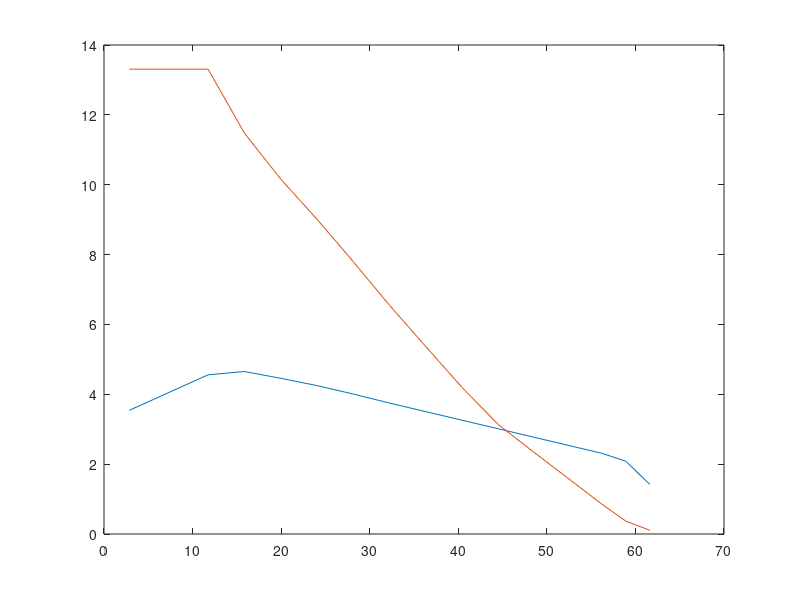

Write MATLAB code to recreate this figure.
%{
% ENME 337, Final Project 
% Due Dec 3, 2018 WOOOOOO WOOOOO #2
%}
close all; clear; clc;
% Due Dec 3, 2018 WOOOOOO WOOOOO #2
% given city: calgary, hub height: 85m, air foil: DU40
clc;clear;close all;

%preliminary data
HH=85; %Hub height given in metres 
Pop=1237656; %from wikipedia page for 2016
cvn=1000/3600; %conversion factor to multiply by to convert from km/h to m/s
 %WIND SPEED DATA
% hourly wind speed data from gvmt of canada website for yyc airport 2017 @15m
%imported from master excel wind data workbook 
%all entries in km/h so multiply by conversion factor to get all elements in m/s
%done in 12 vectors bc dimensions would not work for a matrix as some months are longer than others 
JanWS=cvn*[23	21	28	28	23	20	23	15	21	30	34	30	28	20	17	16	10	9	22	13	8	2	7	7	4	9	2	9	3	0	5	2	7	0	3	2	2	3	2	4	5	5	4	1	4	8	7	9	1	3	11	10	9	10	11	11	7	3	5	2	1	5	1	9	7	7	4	4	9	5	12	9	5	8	19	22	21	21	22	14	21	19	17	21	29	27	21	21	20	10	13	3	6	8	6	10	11	8	9	12	8	8	6	6	6	8	10	6	9	10	15	13	14	13	15	12	17	18	15	7	12	10	11	14	9	8	14	16	14	18	16	16	13	14	16	15	11	10	8	15	17	19	18	13	17	13	8	7	15	22	27	25	13	19	22	27	27	21	21	16	21	26	24	17	17	11	14	16	18	12	14	12	14	15	8	7	7	5	8	17	17	15	22	16	20	20	17	18	13	13	12	9	12	9	9	7	7	13	14	15	11	10	18	21	19	26	25	21	16	11	18	18	11	21	15	13	9	7	7	9	10	12	8	11	12	10	7	3	20	16	24	32	27	18	15	4	10	4	18	17	17	8	11	6	12	7	9	13	18	19	13	7	0	13	12	6	6	15	17	21	20	29	33	7	15	11	12	17	14	17	15	15	15	11	10	9	11	11	11	11	12	11	16	4	33	33	29	28	28	30	26	27	26	5	5	13	9	4	7	6	5	13	9	13	11	10	10	10	15	11	9	6	6	2	4	11	10	14	4	14	5	3	10	2	12	13	16	7	11	4	3	10	8	34	29	35	27	16	14	14	28	30	27	27	3	39	35	31	26	28	35	30	27	14	22	23	19	17	22	5	11	21	4	7	10	14	15	9	7	5	7	14	13	9	17	11	11	8	14	7	13	6	10	11	6	7	7	3	9	24	16	28	20	17	15	7	20	17	3	10	13	16	7	8	1	4	7	8	0	13	3	4	6	4	9	3	11	4	2	17	1	8	10	13	19	9	7	10	7	11	7	18	9	14	6	1	10	12	12	5	1	2	4	7	11	19	15	23	18	16	15	14	5	14	8	5	4	1	4	4	6	2	10	3	8	8	4	7	8	9	7	5	5	10	3	3	5	4	12	6	5	5	0	2	3	1	3	3	1	1	6	1	14	9	10	12	13	16	13	13	12	13	11	16	14	13	11	14	10	7	7	8	3	1	5	5	4	5	9	11	12	10	10	8	9	4	7	6	1	3	5	8	6	7	8	8	9	8	9	4	7	5	7	9	6	7	7	6	5	3	6	8	7	1	2	6	6	4	1	11	10	12	9	10	9	7	1	13	15	10	12	1	6	8	9	3	4	1	0	5	4	4	1	8	5	6	8	2	1	7	9	4	9	6	4	3	2	11	8	5	2	6	4	4	9	8	4	9	13	6	11	9	17	16	16	20	7	4	3	1	5	6	3	7	9	2	4	1	4	7	8	2	1	6	9	8	7	8	16	36	36	34	37	35	40	30	37	37	30	34	34	42	39	40	36	37	30	31	28	30	20	27	27	27	28	21	14	18	19	14	19	15	23	17	11	16	11	20	15	11	25	6	14	10	3	25	27	27	27	24	44	30	15	18	26	28	37	29	22	14	26	25	19	13	6	22	16	16	21	31	28	24	21	16	24	18	20	15	22	21	25	20	17	18	14	16	10	12	12	24	26	34	28	36	31	27	25	21	13	11	5	7	9	9];
FebWS=cvn*[7	14	8	17	26	20	22	13	17	12	19	22	24	22	23	23	21	16	14	4	7	4	3	2	4	5	4	1	4	5	4	4	7	3	4	5	12	7	4	4	13	13	12	10	14	9	7	2	5	9	6	5	12	18	14	13	12	19	18	22	19	19	22	25	23	22	23	19	17	17	14	13	9	9	13	16	10	14	19	11	14	12	14	9	8	8	11	11	10	9	7	4	7	7	7	5	4	8	8	6	5	7	7	7	9	10	9	8	11	11	15	15	17	13	20	20	18	16	16	15	14	13	12	12	11	13	9	10	9	9	10	13	14	13	11	9	13	13	14	13	12	10	10	10	11	10	11	8	4	2	4	3	3	6	1	9	7	7	8	10	9	5	5	5	3	3	9	2	4	4	4	3	5	4	7	4	9	8	14	10	12	10	16	16	19	22	17	18	15	13	10	10	3	5	8	1	5	2	2	2	8	8	6	9	9	9	12	10	7	6	15	7	8	13	15	16	22	25	16	13	6	2	8	7	7	10	23	17	13	13	19	25	17	9	11	7	5	10	13	13	9	9	13	6	45	33	23	12	17	7	16	19	20	25	33	34	33	25	22	27	30	25	16	14	14	15	8	33	33	29	32	28	39	38	28	24	12	43	15	41	40	33	32	32	39	43	41	35	31	32	32	31	35	34	27	21	16	21	23	22	18	9	11	7	11	9	10	9	3	20	6	10	5	2	3	4	7	3	3	3	4	3	3	7	5	7	9	10	14	10	8	7	5	5	5	3	4	3	3	3	3	2	3	6	7	7	5	5	6	5	9	30	18	23	19	10	14	16	3	9	7	8	2	4	3	3	6	16	14	18	8	15	12	18	7	2	13	18	29	44	18	7	8	8	12	5	9	23	27	11	10	6	13	21	23	27	25	25	20	13	15	7	8	7	8	10	7	8	8	3	7	6	4	4	4	3	10	10	7	7	13	20	10	11	11	14	10	11	18	14	16	8	10	8	8	8	3	3	8	7	8	5	4	14	14	11	4	10	13	9	7	7	9	1	4	11	5	8	7	7	9	6	8	7	2	6	10	8	9	6	3	12	8	4	5	10	8	11	9	11	10	7	7	10	0	17	10	14	8	7	3	3	6	5	4	5	13	8	9	9	9	6	7	2	7	5	14	30	30	27	22	17	19	21	15	17	15	10	15	21	16	16	7	3	8	2	4	4	4	9	4	7	8	3	3	5	2	4	9	14	16	16	19	19	21	21	19	19	17	10	7	4	8	7	10	8	8	4	8	13	12	16	20	20	24	23	21	22	19	11	6	15	12	10	10	10	12	10	10	16	11	9	7	6	14	13	10	12	7	8	9	10	10	16	15	15	17	15	21	19	21	33	19	13	19	28	16	16	9	13	14	28	30	32	19	15	17	13	11	7	8	15	15	12	8	12	11	11	13	12	13	12	10	8	4	12	13	12	7	7	8	7	7	6	5	3	4	3	4	7	8	5	8	4	5	2	3	8	9	12	11	10	8	5	8	12	21	14	13	19	10	11];
MarWS=cvn*[9	14	8	5	3	3	9	9	7	18	18	26	17	18	31	27	20	19	15	12	4	7	6	4	8	12	17	14	11	10	6	9	10	11	9	12	13	15	16	14	15	9	3	7	5	6	8	10	10	3	2	7	8	14	3	12	10	13	15	17	12	14	18	28	26	39	23	9	17	7	27	23	19	16	9	6	4	10	10	11	20	27	24	29	27	32	29	24	25	16	16	16	12	11	11	15	15	13	9	8	5	3	9	8	8	7	8	8	7	9	5	14	13	13	12	14	10	13	5	7	14	5	2	4	7	5	7	11	9	11	11	12	14	13	15	14	11	15	12	14	11	7	13	9	6	4	5	13	12	13	13	12	17	19	19	20	19	14	12	3	8	12	13	14	11	8	12	9	14	12	11	14	15	12	8	10	14	17	16	19	18	14	23	20	22	20	19	19	15	13	13	11	7	9	11	9	9	5	5	4	5	8	8	8	14	14	12	15	15	21	16	19	23	22	18	22	17	18	12	22	18	16	12	16	17	19	14	15	15	15	13	13	12	14	12	10	10	8	5	4	8	9	9	7	8	14	11	12	10	13	16	15	13	18	16	17	18	16	13	11	11	8	9	3	8	8	10	10	9	8	4	7	6	2	9	5	9	17	16	17	22	25	23	21	26	23	18	28	23	19	23	19	18	16	10	8	15	13	2	8	7	5	19	19	8	22	17	3	2	7	16	5	6	7	3	1	2	3	3	9	2	3	11	19	26	23	28	24	18	16	5	7	8	8	9	7	4	3	5	8	5	8	6	9	3	2	7	13	12	14	31	34	34	27	17	17	14	11	10	12	14	15	16	13	16	13	16	13	13	2	10	12	13	9	9	20	29	30	20	13	16	16	10	5	3	7	9	7	11	8	10	12	8	12	13	12	16	17	18	26	23	26	17	22	23	17	11	9	9	7	10	7	4	3	1	15	15	16	23	28	25	28	30	23	28	31	34	36	23	36	18	17	29	24	23	21	24	12	8	7	6	11	10	15	22	32	38	33	34	27	25	21	14	11	8	11	16	16	19	8	16	15	14	12	16	17	9	6	9	18	17	21	22	19	23	21	17	21	24	19	23	29	20	27	28	31	31	28	32	32	38	35	36	36	38	32	35	21	19	15	14	14	11	10	7	5	9	16	16	9	11	9	6	6	8	20	27	10	29	17	26	25	22	14	13	14	13	5	9	12	11	15	9	14	13	8	10	20	15	34	31	29	22	23	15	17	18	11	5	7	2	4	5	2	8	6	5	6	12	14	14	15	15	21	31	29	27	28	23	21	14	8	10	10	24	27	19	27	25	26	25	22	4	6	15	14	12	14	12	15	17	16	23	17	18	22	23	19	17	24	26	23	23	23	19	9	7	5	2	3	3	9	7	16	13	18	23	24	25	22	14	3	5	9	8	4	5	10	13	8	14	9	3	3	2	3	5	15	6	10	15	11	3	12	5	7	4	5	5	3	5	7	4	10	3	7	6	8	16	19	13	10	8	18	13	23	25	22	20	31	26	17	13	5	3	2	4	7	7	5	6	7	5	8	18	19	25	23	16	17	14	16	7	3	7	6	5	4	2	6	6	2	6	10	12	19	23	25	23	27	26	27	30	28	36	27	18	14	18	19	8	7	8	2	7	6	5	9	12	12	22	27	30	26	24	15	16	20	18	20	16	24	22	7];
AprWS=cvn*[7	10	2	10	4	3	5	1	5	0	12	14	34	40	26	31	44	35	28	23	12	1	3	8	5	9	8	10	9	6	8	7	15	7	4	14	14	8	5	6	3	7	21	12	8	8	11	8	18	17	19	15	18	16	12	19	28	34	30	32	27	25	28	19	8	14	9	9	7	3	3	5	2	4	1	3	1	5	1	7	6	3	2	11	12	14	11	9	9	23	25	18	15	16	7	6	3	9	8	9	9	10	4	3	9	15	15	17	18	16	10	7	5	18	9	11	10	9	4	7	12	9	6	14	10	10	11	9	8	21	16	11	16	25	31	27	32	28	37	31	20	19	8	15	12	2	8	8	3	5	13	3	13	10	10	9	5	1	4	5	10	9	9	9	10	10	9	10	13	8	15	17	18	18	24	23	24	23	24	21	16	27	20	22	11	20	24	21	12	3	4	10	8	5	4	3	4	9	3	2	8	7	9	12	16	19	17	27	17	21	15	17	18	13	14	9	13	10	7	8	8	11	9	14	9	12	12	3	5	9	8	10	15	16	21	23	18	27	28	27	26	20	18	17	14	16	7	12	18	17	17	12	14	17	8	8	28	13	10	6	5	16	7	7	13	10	9	8	8	6	7	6	6	10	12	14	12	16	22	16	22	13	16	13	5	9	3	7	7	10	15	10	12	11	6	9	10	10	10	11	11	13	15	13	8	13	13	16	18	15	17	19	19	17	17	22	17	10	11	18	25	29	34	35	30	20	9	12	19	20	27	18	10	7	4	9	7	2	5	1	5	5	2	13	11	18	24	23	25	24	28	23	26	23	17	9	8	21	17	20	17	13	22	17	11	7	7	6	9	7	9	11	12	17	19	18	16	27	25	25	20	32	30	25	25	20	17	16	12	15	13	13	17	9	10	13	14	17	11	8	13	7	17	20	13	8	14	13	10	11	8	8	10	4	9	8	7	16	9	2	6	1	8	21	19	25	14	18	21	24	18	15	13	14	14	7	10	13	9	4	7	8	8	10	13	15	20	14	14	29	23	24	23	20	15	8	1	8	1	8	8	4	7	3	2	9	9	10	8	14	9	7	10	9	8	11	18	25	32	22	22	17	16	20	19	20	17	23	30	34	24	19	15	12	14	3	7	5	3	17	19	20	18	16	13	13	13	14	13	14	3	4	11	8	13	22	14	16	19	26	23	19	15	19	29	16	15	23	23	19	16	13	10	11	10	8	3	4	1	3	6	5	6	22	24	16	25	7	12	16	14	16	15	13	9	8	9	9	14	10	12	12	9	8	10	11	14	15	17	19	22	23	23	21	16	17	27	24	22	21	24	22	13	22	19	20	21	19	18	18	21	18	13	16	13	13	8	8	7	3	6	9	8	10	8	8	7	9	11	12	14	14	16	14	17	14	14	13	18	14	14	15	12	11	13	14	13	13	14	9	7	9	4	3	10	9	10	12	20	19	19	11	12	18	13	10	16	10	13	5	5	8	5	4	3	7	15	14	10	17	11	17	13	12	9	11	16	10	10	8	7	8	10	5	6	3	1	3	7	6	9	5	11	10	7	20	14	22	16	17	22	17	11	8	11	9	6	9	4	8	9	8	12	12	19	19	21	9	21	24	28	36	20	20	16	6	19	10	13	12];
MayWS=cvn*[15	13	8	16	18	18	14	17	23	20	10	9	4	7	13	10	3	13	17	13	14	19	13	14	6	4	9	12	17	14	15	17	16	22	22	32	30	32	22	17	22	7	3	4	5	12	10	9	1	3	4	5	9	6	7	7	7	7	21	27	17	12	3	19	28	9	21	14	15	22	10	30	24	11	13	9	4	13	10	8	12	22	19	14	12	7	15	10	21	14	16	9	4	4	4	3	5	11	7	7	2	15	7	7	5	8	11	6	7	18	28	29	22	23	22	11	18	22	12	9	7	4	1	10	3	3	2	14	9	3	5	3	19	20	22	20	14	20	8	21	18	30	34	37	28	36	37	35	28	26	28	24	22	20	19	5	7	6	6	8	8	1	7	14	13	16	0	10	10	13	26	14	5	3	5	6	23	21	16	7	10	15	13	6	7	11	17	19	16	6	9	7	11	14	17	19	23	26	30	21	29	21	19	11	2	10	8	7	7	10	10	21	13	12	9	9	9	4	7	4	8	6	3	7	1	7	5	5	1	10	11	8	7	5	16	10	8	5	8	9	6	2	5	1	2	2	6	3	2	3	11	9	14	8	5	14	19	17	34	29	21	19	7	9	14	1	7	24	7	5	11	10	6	10	3	20	24	26	27	20	30	19	16	13	14	9	19	17	9	12	8	6	8	10	22	31	34	27	23	17	13	21	11	37	32	19	8	25	11	28	7	4	7	3	8	9	6	7	6	4	8	11	13	7	8	23	11	14	15	15	12	10	7	12	3	4	0	12	4	3	15	5	15	13	12	16	3	11	5	5	13	22	35	18	8	10	7	32	36	16	6	5	8	11	14	10	13	15	12	9	12	9	15	10	18	14	10	31	29	30	30	34	33	28	30	23	28	30	23	27	29	25	23	22	22	16	18	11	10	10	6	2	5	11	11	12	13	12	14	14	12	13	10	11	11	22	18	13	14	10	5	26	10	13	11	6	22	14	14	7	8	7	2	2	4	5	0	13	7	4	4	18	14	14	10	8	12	16	14	7	11	34	25	14	17	23	6	5	19	10	5	2	5	3	16	18	18	18	15	15	9	14	18	11	12	10	12	10	8	3	6	4	4	5	4	4	2	7	34	28	27	25	30	20	28	29	14	14	26	16	12	14	4	4	7	2	8	6	7	17	18	10	9	5	11	10	6	7	4	13	17	5	19	25	19	15	15	20	15	14	8	7	7	2	4	9	10	13	9	20	18	16	26	15	14	17	23	15	17	21	16	19	28	0	8	27	28	24	32	30	24	12	8	20	41	54	42	39	41	62	54	57	39	39	45	54	46	39	44	37	39	37	34	40	50	36	35	40	34	38	45	33	35	18	28	30	19	17	17	13	11	1	8	4	8	4	4	10	18	17	9	13	16	13	19	20	23	21	20	11	5	6	7	4	14	21	21	15	17	5	9	22	20	24	22	28	21	21	23	11	4	34	32	10	8	8	16	18	7	10	8	7	15	12	10	8	1	3	1	5	3	12	5	8	5	10	10	13	14	14	11	14	12	12	11	10	12	7	9	9	15	22	22	23	18	21	22	10	12	21	16	17	21	23	24	14	21	16	18	16	12	8	11	8	10	16	21	24	21	19	27	23	23	20	20	22	16	14	16	15	9	15	8	11	10	11	11	13	13	17	22	24	18	28	18	21	12	20	21	27	28	29	10	10];
JuneWS=cvn*[2	11	10	2	5	18	14	21	16	7	8	17	7	8	19	18	9	6	14	16	14	13	13	26	29	28	19	12	10	24	24	10	17	23	25	26	40	31	34	39	31	43	35	27	30	24	27	18	15	5	5	7	5	7	4	11	20	21	24	21	17	16	14	17	11	13	19	22	14	10	9	3	10	7	4	5	7	20	22	22	23	17	12	10	12	6	12	15	18	19	22	8	24	46	27	25	0	16	16	14	16	32	31	25	28	35	31	26	25	26	8	10	6	3	5	9	13	8	10	10	5	6	7	6	8	7	7	8	8	19	28	31	36	39	40	38	41	32	29	35	25	18	20	17	16	14	11	10	8	4	4	4	3	7	8	17	16	16	15	18	23	23	28	24	23	22	18	19	14	13	13	16	12	8	10	15	17	16	11	21	18	26	14	22	25	27	20	16	17	13	13	9	17	10	5	10	4	6	8	8	14	20	24	23	23	20	27	31	20	21	26	23	25	10	11	2	2	8	3	6	9	9	8	12	17	24	35	32	37	33	44	37	34	28	29	23	19	9	6	10	14	13	18	26	26	28	19	25	21	24	24	11	9	10	17	16	18	20	19	17	15	5	10	9	8	7	5	8	8	12	10	1	4	7	10	24	29	36	30	26	23	26	32	26	20	15	0	4	0	4	9	11	7	10	22	32	30	34	38	31	34	38	34	36	33	15	18	20	25	26	24	16	14	13	14	14	14	13	17	16	22	22	21	21	23	26	19	14	9	5	10	5	4	8	7	11	19	5	6	9	3	2	1	3	13	10	7	12	10	10	12	8	8	16	14	4	20	10	12	8	7	9	18	31	20	16	23	24	24	23	25	19	14	14	30	12	3	15	28	27	18	26	27	19	19	20	8	9	11	16	16	10	21	16	18	8	8	8	15	9	13	20	24	18	15	21	4	7	12	10	9	8	6	7	9	5	16	21	19	12	19	13	18	17	24	32	23	30	27	26	25	26	26	19	26	26	15	8	5	9	5	13	19	17	21	25	18	21	25	27	19	23	17	17	12	11	14	9	10	1	6	6	5	10	12	23	21	12	9	9	3	6	12	18	36	23	44	31	31	19	24	12	4	5	3	6	4	1	6	13	18	28	27	33	33	39	38	39	22	19	13	14	10	11	19	22	25	22	22	18	28	19	30	35	39	39	42	35	29	38	35	30	27	25	21	13	7	3	10	14	16	14	10	18	8	4	18	13	23	13	18	18	13	6	28	10	4	21	16	8	13	8	8	10	7	9	4	8	8	9	4	12	18	11	14	3	9	9	12	9	17	15	16	14	14	14	10	11	8	6	5	8	9	7	12	16	28	30	28	30	23	24	25	30	31	28	28	26	22	21	22	16	14	13	10	8	8	8	9	12	13	11	12	14	17	16	9	10	17	29	28	32	16	8	12	7	32	31	30	27	23	23	20	8	5	0	18	16	11	21	18	27	20	19	10	5	7	21	10	7	5	9	8	9	9	14	22	9	39	34	26	21	39	45	23	39	30	28	22	11	10	19	13	18	18	14	15	15	18	15	16	16	14	13	10	9	7	9	9	3	10	14	21	12	11	8	14	13	10	9	4	4	2	2	8	11	7	12	19	7	4	13	11	8	17	17	16	14	12	9];
JulyWS=cvn*[2	3	10	8	10	1	8	9	14	14	18	23	14	21	26	19	32	32	33	21	25	9	19	10	12	20	10	8	10	4	5	8	4	4	3	3	9	3	13	15	18	27	27	28	24	21	17	7	9	11	10	4	13	5	23	28	27	26	25	15	24	18	16	12	22	19	19	16	13	27	25	17	9	7	8	4	3	2	5	14	28	23	28	26	23	21	26	20	17	30	26	23	16	4	9	5	2	7	15	7	26	31	31	24	22	10	7	10	13	10	16	17	20	24	24	22	17	17	15	7	3	7	7	8	13	9	7	3	3	5	6	9	11	14	19	13	15	19	16	15	12	13	5	8	7	4	4	3	5	3	2	5	7	5	11	22	24	21	27	27	25	19	21	17	21	14	2	2	6	17	17	17	18	12	13	22	28	27	21	19	15	14	18	17	18	20	18	17	17	17	16	13	12	10	6	5	3	1	1	5	7	13	16	22	20	19	13	16	17	20	25	21	18	15	18	13	8	4	4	15	19	15	25	25	23	10	22	18	13	15	17	16	7	13	12	10	27	15	4	10	14	7	10	10	12	18	15	17	15	20	21	25	22	24	25	24	18	19	9	14	10	10	6	6	5	6	7	1	2	1	7	12	14	14	17	22	25	21	22	30	27	28	13	19	16	21	15	9	6	7	10	4	3	10	5	3	11	6	8	8	5	13	17	18	7	11	10	9	11	9	13	18	30	30	23	10	9	7	7	8	4	8	12	18	23	25	22	28	24	27	24	22	22	24	24	21	14	10	9	3	6	3	12	13	11	10	10	13	17	32	38	23	21	22	22	26	19	20	15	7	6	0	22	13	7	8	4	16	30	23	30	26	26	24	23	17	39	30	27	14	4	13	13	0	2	0	8	9	4	3	7	3	5	8	10	10	7	18	19	20	19	34	26	21	12	8	6	5	8	8	9	12	10	14	12	14	16	16	19	14	8	7	5	15	20	21	21	23	15	13	9	5	4	2	5	3	4	7	1	9	9	9	9	9	1	4	14	15	17	21	19	21	11	11	5	5	8	7	8	3	4	4	8	6	10	16	10	7	9	16	27	19	22	17	12	36	24	22	17	17	14	23	18	14	17	11	19	18	20	25	19	32	30	26	17	18	18	21	17	18	10	10	5	7	3	5	8	7	2	1	3	2	8	7	13	6	17	9	23	14	27	25	27	22	17	21	17	13	7	5	4	10	12	3	5	5	4	6	3	7	7	13	9	2	9	13	21	14	32	0	45	52	33	29	10	14	16	10	12	11	10	9	6	12	13	23	20	26	33	36	31	28	19	8	5	7	7	9	9	5	2	6	5	9	12	9	7	4	7	9	5	11	10	7	14	14	11	19	15	11	10	8	9	10	8	9	8	9	8	16	17	20	12	11	14	13	15	16	19	15	16	15	5	3	8	4	4	7	4	7	3	5	7	5	7	5	14	14	17	15	4	20	10	8	11	35	36	30	37	24	17	12	9	7	5	7	8	1	10	13	19	23	23	22	30	24	24	23	32	12	16	17	12	6	5	1	3	8	4	5	9	11	7	10	10	16	22	13	24	21	22	23	19	17	10	8	8	10	6	7	4	5	3	4	11	29	28	28	30	29	25	26	20	19	20	22	17	16	12	13	10	8	2	2	6	4	3	1	6	9	9	9	13	14	13	11	9	13	31	31	20	27	17	19];
AugWS=cvn*[15	10	6	5	9	3	9	11	13	8	16	8	16	16	24	29	25	27	21	16	17	13	11	8	5	7	4	4	5	5	7	1	10	11	17	15	15	14	15	18	17	27	23	22	18	20	18	15	0	11	8	9	11	12	6	10	9	15	11	15	14	19	22	20	17	23	19	22	16	14	13	5	0	41	39	37	34	21	26	20	22	28	24	37	32	40	32	32	36	42	29	22	20	26	10	16	13	12	12	9	8	9	5	6	4	7	3	8	3	12	16	30	13	10	11	7	8	5	7	5	5	5	8	6	5	3	5	7	8	9	18	19	15	13	10	7	13	10	16	16	17	16	15	7	3	4	4	8	2	3	3	12	18	17	11	11	10	11	9	21	35	28	28	29	23	16	15	9	13	9	10	4	5	6	4	8	11	5	8	11	11	4	12	3	10	7	4	12	13	13	12	10	4	9	6	8	1	4	4	5	12	18	23	27	22	12	12	18	19	11	14	10	10	19	12	8	6	8	4	0	4	1	6	3	11	13	12	15	16	21	13	18	10	18	17	19	11	12	10	2	9	11	7	5	8	5	5	2	8	3	6	5	1	9	1	17	13	16	17	16	12	10	6	1	5	4	8	1	7	1	6	7	10	16	20	28	28	27	27	23	31	30	29	22	21	26	16	10	8	14	18	10	12	10	9	8	13	15	9	17	22	27	27	32	19	5	15	18	17	22	19	13	12	8	6	7	12	15	11	12	13	13	9	12	9	12	12	20	13	10	14	14	13	13	4	8	3	11	6	8	4	3	3	4	5	7	9	7	8	13	14	15	14	13	16	13	14	10	6	4	9	9	4	4	3	3	4	2	5	3	10	9	9	10	7	15	17	8	22	12	8	15	12	13	18	12	13	9	5	6	7	4	4	7	10	20	17	11	16	16	15	16	21	20	10	5	4	7	6	2	4	7	5	4	3	7	6	12	14	12	10	7	8	14	7	17	23	19	22	21	37	44	33	26	19	14	19	7	11	10	13	18	16	13	12	19	12	11	11	12	19	18	14	17	13	12	10	13	5	0	5	2	3	12	9	4	1	6	4	6	14	12	8	17	12	14	16	11	9	8	3	2	2	5	7	3	1	4	7	20	28	20	21	14	8	8	6	15	12	16	11	11	9	6	2	4	4	5	5	1	2	5	2	3	3	8	5	7	8	13	8	19	18	12	16	17	17	14	4	3	3	5	5	1	4	3	3	3	7	9	7	14	13	16	15	20	19	22	17	18	10	13	1	16	18	18	7	9	7	10	3	11	10	11	18	16	17	28	28	22	19	14	39	39	28	21	21	13	10	8	5	9	7	8	3	12	16	5	7	13	13	9	11	12	13	14	5	5	16	8	5	2	11	14	13	11	14	18	20	13	8	7	3	6	11	17	21	19	22	16	18	7	4	9	7	4	10	5	1	3	1	1	4	6	10	10	17	14	18	21	13	18	18	12	8	12	8	3	1	4	4	4	3	4	17	26	30	26	23	15	12	16	16	17	9	14	15	11	13	16	15	16	12	14	10	11	10	11	7	8	11	3	5	3	7	11	12	10	12	13	11	7	12	16	10	10	9	2	4	6	10	8	6	7	10	10	11	12	14	14	15	12	13	16	14	7	9	7	9	8	13	11	8	4	11	9	11	10	18	17	18	23	21	17	25	18	22	21	19	15	13	19	12	14];
SeptWS=cvn*[7	5	5	8	3	8	6	7	9	15	21	18	14	14	1	8	8	15	24	14	14	15	12	5	6	3	3	3	4	0	5	5	5	12	14	14	15	13	21	23	13	21	13	24	17	50	30	21	14	7	7	5	3	7	5	4	16	13	9	12	6	16	11	10	35	40	21	10	10	7	6	3	3	2	6	4	1	4	9	3	8	3	10	5	4	10	1	9	6	16	16	17	20	16	11	11	12	10	10	9	6	8	5	9	10	10	18	18	13	14	15	17	13	17	13	9	14	7	7	3	4	2	3	3	1	3	5	1	1	0	3	5	3	1	8	7	8	13	21	12	11	3	1	5	9	3	4	3	0	3	4	3	3	6	9	17	23	23	23	27	23	24	25	17	17	13	8	5	8	8	8	3	5	7	12	2	8	10	19	18	18	18	23	28	22	25	18	15	12	7	9	1	1	4	4	4	3	1	5	5	5	10	11	10	16	20	19	21	26	20	8	2	9	4	8	22	23	30	25	19	17	7	13	4	13	15	13	14	20	24	19	20	7	17	19	14	9	7	7	4	4	7	8	12	3	6	3	4	10	9	12	9	4	7	12	20	22	25	17	8	18	11	10	7	10	25	24	15	12	8	4	5	4	21	12	15	17	15	15	18	18	37	38	21	21	13	10	7	12	20	11	13	8	16	19	10	8	3	7	22	23	32	34	31	35	22	30	24	18	17	17	17	20	17	18	16	17	16	12	13	16	11	11	3	5	7	8	7	4	18	9	7	3	5	11	7	8	8	0	6	7	9	8	7	6	5	5	4	3	4	2	26	23	16	9	7	9	6	4	9	9	7	10	15	12	10	11	12	14	18	21	21	26	16	18	19	12	17	14	11	21	25	21	18	14	8	5	7	5	4	9	4	7	14	10	14	15	15	15	15	23	17	18	25	16	12	8	7	5	2	3	4	8	9	2	7	4	10	14	15	14	14	19	21	16	17	40	31	18	26	30	27	23	14	13	11	7	4	11	10	12	14	8	13	16	14	18	26	24	23	20	23	19	10	4	6	8	8	5	5	9	10	9	7	7	14	8	28	23	25	10	15	15	19	20	24	19	26	21	37	33	33	32	34	22	27	21	17	26	23	29	21	30	28	24	24	23	22	19	18	15	12	14	17	16	14	18	13	8	13	11	17	12	9	5	2	6	3	3	5	11	9	10	8	10	13	13	9	13	10	8	9	12	9	10	9	10	13	18	19	16	18	16	18	8	14	16	16	18	14	11	12	9	11	11	11	7	5	6	9	8	13	7	7	8	7	7	14	13	17	15	9	4	12	8	5	0	3	3	4	3	2	2	2	4	4	1	7	7	5	8	3	8	9	6	5	12	4	5	8	5	3	14	13	15	14	17	9	18	18	16	11	15	21	4	4	6	14	11	5	4	7	4	4	5	3	1	2	12	9	2	3	9	3	6	5	7	7	5	7	8	7	12	12	10	3	4	2	5	8	3	2	2	3	1	4	4	11	10	18	23	28	27	31	30	26	18	25	24	17	19	15	9	12	8	10	10	5	3	4	2	2	5	14	14	14	10	10	12	19	8	6	6	4	7	5	7	13	11	9	4	7	9	2	23	31	28	26	27	23	18	11	18	10	12	8	7	35	28	18];
OctWS=cvn*[23	19	14	17	21	21	19	22	18	34	43	40	39	41	40	42	43	52	41	29	41	33	42	46	37	41	37	45	41	39	50	41	38	52	46	48	54	47	49	47	48	38	29	31	31	35	33	34	31	24	21	20	19	14	9	9	3	4	16	3	3	3	8	16	18	16	14	13	10	12	12	10	11	7	4	8	7	4	3	4	7	13	19	17	16	13	9	4	10	14	10	10	10	9	5	3	3	3	7	6	10	10	10	5	11	12	13	12	16	13	15	19	20	21	16	16	12	13	9	10	7	4	9	12	7	4	5	10	14	21	23	24	26	16	34	15	30	32	33	27	26	9	12	8	14	6	25	16	12	16	6	8	1	21	33	28	34	32	22	22	17	13	18	4	15	12	15	13	17	24	26	28	22	23	32	24	18	39	36	38	31	24	34	25	30	22	10	4	8	5	6	9	9	0	9	7	8	12	11	17	11	15	29	29	27	28	23	25	13	25	17	21	14	14	13	12	12	9	10	16	10	14	12	10	13	3	14	16	11	8	12	13	11	10	7	19	22	18	14	13	16	14	17	16	13	14	19	10	22	21	26	26	30	26	18	21	19	16	13	16	16	10	13	13	11	8	9	8	8	3	9	11	9	7	6	6	9	3	5	5	6	11	9	11	9	9	9	17	17	8	10	10	16	9	4	7	7	6	8	14	11	8	13	10	11	13	13	17	11	12	15	10	13	16	12	14	12	13	12	11	38	33	38	26	32	31	41	46	36	21	35	33	27	37	30	15	26	34	24	26	18	4	11	12	13	12	19	39	16	26	34	26	27	23	42	12	16	15	27	28	23	11	22	22	19	22	14	13	8	15	9	17	18	23	17	24	13	9	10	21	21	31	5	26	14	7	3	4	9	5	8	8	9	22	38	42	29	41	34	54	36	52	33	28	16	3	4	4	9	16	24	19	10	8	7	8	7	13	9	12	17	24	23	23	16	11	21	22	18	2	7	4	5	7	7	9	21	15	10	1	4	4	8	12	16	18	18	25	26	27	5	9	7	4	20	7	7	9	13	7	8	13	13	5	11	12	29	33	31	31	39	33	20	12	11	23	28	24	9	5	7	4	4	3	6	8	3	7	4	7	9	25	18	14	26	25	19	13	2	6	7	10	9	11	1	12	1	6	6	10	5	36	23	33	38	32	37	41	38	40	25	36	39	27	32	27	27	21	10	12	0	37	21	30	18	24	35	31	34	29	25	23	21	17	23	27	10	18	6	16	7	6	13	29	30	25	17	19	37	13	31	22	41	32	32	37	30	45	34	25	6	7	8	8	8	13	5	22	13	9	22	18	27	15	11	16	31	35	43	50	52	51	69	61	53	36	31	32	33	23	12	7	1	5	4	14	14	20	23	27	32	28	25	19	21	14	6	3	3	4	6	3	7	8	5	10	9	12	5	6	4	1	7	4	11	6	11	13	7	9	6	8	8	8	5	13	8	9	7	16	14	4	10	9	9	14	18	5	13	9	27	14	29	28	27	20	21	31	29	41	42	35	26	24	26	34	26	27	40	41	43	30	41	37	45	40	43	32	40	32	30	27	28	16	12	8	6	7	6	7	11	10	9	9	10	12	8	21	16	16	12	7	8	15	18	15	15	3	5	10	10	10	9	14	10	3	1	11	5	8	6	7	8	17	21	20	16	15	17	15	24	19	21	21];
NovWS=cvn*[33	30	30	43	39	36	37	36	30	21	30	27	27	26	24	19	16	18	17	20	13	16	21	24	27	23	29	22	23	22	23	18	17	18	22	18	26	23	16	18	22	20	26	22	22	25	23	18	23	26	23	21	20	24	20	22	21	22	26	25	26	30	26	24	27	21	22	20	17	21	17	17	13	17	11	12	11	11	10	8	14	15	11	11	12	10	9	7	5	3	8	8	7	6	5	5	7	5	8	16	13	9	6	5	8	9	16	21	18	17	21	17	18	12	8	7	4	9	9	8	9	14	9	2	8	8	5	8	9	9	8	13	24	21	22	20	18	13	13	10	13	5	5	5	4	13	2	6	1	5	3	3	5	3	3	2	3	8	8	10	12	9	4	12	7	6	5	8	7	8	6	5	4	4	1	11	9	8	0	13	12	14	12	10	15	13	11	9	12	7	13	8	3	2	10	12	9	14	11	14	25	27	30	25	29	32	30	23	27	34	20	16	12	15	3	9	9	13	21	23	20	16	11	12	5	3	6	7	6	3	14	14	12	10	13	12	8	5	7	7	6	9	8	10	9	10	9	7	11	16	13	11	9	9	8	10	6	9	6	5	4	4	7	11	10	10	4	9	8	7	7	10	5	9	3	5	8	10	9	8	9	9	5	4	8	4	8	5	10	12	12	7	4	0	9	6	6	7	10	7	2	13	16	5	17	17	31	22	17	11	7	7	4	6	21	19	16	22	18	18	16	17	17	13	9	8	6	9	9	16	13	22	25	22	23	22	24	21	20	21	23	21	20	20	21	14	15	12	14	7	6	4	7	1	4	4	10	0	8	9	14	23	22	30	31	27	29	21	21	14	23	18	16	8	8	5	10	14	12	11	14	12	8	5	5	12	19	21	18	15	16	20	19	14	8	7	3	8	5	8	13	12	4	1	2	10	11	12	13	13	16	8	8	16	19	17	10	12	9	10	19	29	14	22	6	20	32	28	7	4	12	9	19	12	21	14	4	24	21	7	11	8	8	3	2	9	3	3	26	34	39	27	36	35	27	28	25	24	27	34	27	28	21	8	7	4	5	19	17	18	17	17	15	13	11	10	9	8	11	12	11	13	14	22	18	21	13	18	22	19	14	19	19	16	15	19	20	17	17	19	18	14	16	14	6	9	7	22	16	3	12	4	4	6	20	12	14	9	9	8	12	12	6	9	4	6	10	7	3	4	21	22	19	12	17	13	15	11	14	16	18	12	13	19	3	11	14	16	14	18	22	18	28	24	20	21	11	4	4	15	19	16	8	18	21	16	14	10	13	10	10	8	6	11	8	17	10	7	18	12	11	9	10	13	18	18	13	9	13	32	37	26	13	5	12	16	18	17	18	5	9	8	6	8	5	1	3	2	2	4	7	10	7	14	16	42	22	17	9	17	34	27	37	22	25	17	13	25	26	24	19	21	23	17	32	45	31	35	32	32	20	16	13	4	6	8	12	12	14	16	14	16	17	14	13	11	9	12	13	12	14	9	10	3	7	13	3	7	5	4	10	26	20	24	18	29	35	28	26	24	30	30	37	38	35	33	38	25	22	30	36	21	31	22	18	11	20	19	25	28	29	33	24	6	40	36	29	23	31	20	21	16	18	11	13	13	13	9	7	26];
DecWS=cvn*[22	18	18	14	9	12	14	3	13	7	9	10	21	8	10	1	3	7	7	4	3	8	6	4	7	13	9	7	3	4	6	3	6	5	7	11	15	28	22	27	21	14	9	4	4	6	7	7	6	6	4	1	2	6	7	5	1	8	7	31	30	30	27	22	16	13	8	11	8	12	9	10	7	0	7	8	12	17	17	14	10	9	14	13	15	14	19	17	19	20	16	13	17	18	22	21	27	34	35	35	31	12	13	10	12	14	17	40	42	35	28	27	14	16	8	10	9	19	23	21	22	21	17	11	10	7	10	8	7	11	7	10	10	11	10	7	10	6	5	9	5	12	3	9	11	8	8	7	10	10	8	9	9	9	9	10	7	9	7	8	9	9	7	2	1	6	8	8	7	12	9	6	10	9	8	6	8	5	1	3	4	3	7	11	4	14	9	10	21	7	8	8	10	7	11	8	3	4	16	4	3	19	12	7	6	26	30	25	21	17	22	28	16	17	19	10	13	7	33	34	26	22	22	26	24	23	18	19	34	36	35	32	30	28	14	27	17	13	4	7	2	2	0	3	4	2	7	9	5	13	8	1	7	7	17	8	8	8	12	7	0	2	9	11	14	14	14	9	16	4	8	14	35	23	26	16	18	29	35	22	24	10	9	3	4	5	3	14	8	5	7	4	9	7	9	3	9	4	3	3	7	32	30	22	13	10	6	8	7	10	10	15	19	12	13	8	4	9	10	7	7	4	4	9	12	7	10	12	10	10	10	14	9	13	4	12	10	9	8	28	30	37	28	18	26	9	4	11	15	21	14	17	9	9	6	4	10	5	8	6	3	9	17	10	8	7	3	11	9	5	7	6	13	15	10	20	21	10	8	8	3	5	9	6	10	9	9	14	3	34	31	28	17	38	32	32	20	25	35	32	21	19	17	10	8	16	3	23	14	13	14	23	23	15	15	7	21	23	10	14	13	9	16	11	9	2	11	9	9	2	7	8	2	7	3	3	2	5	8	12	13	10	10	8	12	18	16	10	10	17	14	18	12	12	11	11	11	14	16	8	13	9	14	16	14	14	5	6	10	5	7	9	17	13	18	10	9	12	8	4	9	8	7	9	8	5	10	13	8	4	5	19	21	23	20	32	17	24	27	29	26	20	17	13	19	20	15	22	14	17	19	19	16	16	16	17	16	16	14	20	19	13	7	11	11	10	12	19	17	19	22	19	20	12	18	22	26	21	17	10	19	24	26	23	19	21	18	27	29	32	24	17	10	19	19	13	14	6	9	7	8	14	16	16	29	27	22	21	24	10	9	9	5	11	9	12	9	9	10	12	7	8	9	12	15	16	14	10	13	16	17	8	8	7	3	7	5	5	4	1	3	1	4	9	8	6	8	8	10	9	8	9	16	17	15	11	9	10	10	9	9	10	12	4	4	4	18	19	28	28	23	20	24	16	16	17	17	18	14	14	10	11	5	9	7	11	14	8	15	3	7	2	4	5	3	6	7	10	4	5	12	21	14	15	21	16	14	17	11	10	10	10	13	13	12	11	8	10	9	8	12	13	9	11	11	11	13	14	15	14	15	14	16	22	24	25	24	22	26	27	27	21	18	16	16	9	9	8	3	5	6	10	9	10	11	15	14	14	15	19	15	18	16	18	17	16	17	12	17	14	16	21	17	15	12	15	16	12	8	8	9	13	9	2];
 %WIND SPEED AT HUB HEIGHT// Power Law
 PwrLaw=@(h,v) round(v*(h/15)^(1/7));
%the subsequent for loops use the defined power law function to set every
%wind speed value to that at our hub height of 85m; there are 3 loops bc
%months are either 28, 30, or 31 days long
for i=1:length(JanWS) %31 day loop
    JanWS(i)=PwrLaw(HH,JanWS(i));
    MarWS(i)=PwrLaw(HH,MarWS(i));
    MayWS(i)=PwrLaw(HH,MayWS(i));
    JulyWS(i)=PwrLaw(HH,JulyWS(i));
    AugWS(i)=PwrLaw(HH,AugWS(i));
    OctWS(i)=PwrLaw(HH,OctWS(i));
    DecWS(i)=PwrLaw(HH,DecWS(i));
end
for i=1:length(JuneWS)%30day loop
    AprWS(i)=PwrLaw(HH,AprWS(i));
    JuneWS(i)=PwrLaw(HH,JuneWS(i));
    SeptWS(i)=PwrLaw(HH,SeptWS(i));
    NovWS(i)=PwrLaw(HH,NovWS(i));
end
for i=1:length(FebWS) %28 day loop
    FebWS(i)=PwrLaw(HH,FebWS(i));
end

p = 1.23;
a_c = 0.2; 
cut_in = 3;
cut_off = 25; 

load('DataFiles/radius.dat'); load('DataFiles/omega.dat'); load('DataFiles/twist.dat');
load('DataFiles/chord.dat'); load('DataFiles/DU21.dat'); load('DataFiles/DU30.dat');
load('DataFiles/DU35.dat'); load('DataFiles/DU40.dat'); load('DataFiles/NACA64.dat');
%Sets of functions wrt r
r = radius'   ; % radial positions along the blade r 
chord = chord'; % chord of the blade at different radial positions
twist = twist'; % twist angle of the blade in degrees at different radial positions 

w = omega';    % rotational speed for different wind speeds
B = 3;
%just plot this for the hell of it (you can get rid of this later)
plot(r,chord,r,twist);

%% Computation of Power Production
% (1)  -  Initialize a? and a.
a = 100;
a_p = 100;

% (2)  -  Compute the flow angle.
tan_psi = @(A, Ap, V0, Omega, R) ((1-A)*V0)/((1+Ap)*Omega*R); %adds function for tan(psi)
psi = @(A, Ap, V0, Omega, R) arctan(tan_psi(A, Ap, V0, Omega, R)); %inverse tans to find psi

% (3)  -  Compute local angle of attack
alpha = @(Psi,Theta) Psi - Theta;

% (4)  -  Determine C1(alpha) and C2(alpha) according to the given airfoil profile

% (5)  -  Compute normalized force Cn and Ct
Cn = @(Cl,Cd,Psi) (Cl*cos(Psi))+(Cd*sin(Psi));
Ct = @(Cl,Cd,Psi) (Cl*sin(Psi))-(Cd*cos(Psi));

% (6)  -  Calculate a' and a
% c = @(R) local chord at position r => I think you need to do the
% interpolation but who knows
% sigma = @(R,B)  


% (7)  -  Apply the following correction (called Glauert correction) for
                %large values of a
                
% (8)  -  If a? and a has changed more than a certain tolerance (use 1e-6), go to step (2) or
                %else proceed to the next step

        
        


